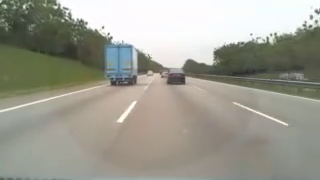
#> input picture frame 194 of clip1.mp4, 320 x 180 px
$ python lane_line_detector_video_frame_opencv.py
#> lines starting #> are read from the running program, lines starting #| are printed output that depends on the picture; after the words box and inside, x2 and y2 are one past the last pixel; in counts of white or black regions, pixels touching at a corner belong together
#> further down, frame is the input picture: shape (180, 320, 3); mean B, G, R 145.9, 157, 157.6
#steps -
    #1 - read image, find and define the roi
    #2 - image masking
    #3 - apply hough line transform
    #
import matplotlib.pylab as plt
import cv2
import numpy as np

#function to mask every other things other than our roi
def region_of_interest(img, vertices):
    mask = np.zeros_like(img)
    #channel_count = img.shape[2]        #get number of color channels
    #match_mask_color = (255,) * channel_count            #create a match color as the same as channel_count
    match_mask_color = 255            #line 8, 9 removed because when we apply the canny edge detector to image before finding the roi, therefore no need of color channel count
    cv2.fillPoly(mask, vertices, match_mask_color)            #polygon
    masked_image = cv2.bitwise_and(img, mask)            #return the image only where the mask pixels matches
    return masked_image

#draw line function
def draw_lines(img, lines):
    img = np.copy(img)          #copy image
    blank_image = np.zeros((img.shape[0], img.shape[1], img.shape[2]), dtype=np.uint8)            #create a blanked image with same size as original image
    #then loop aroun the line vector and draw lines
    #we need to draw lines in the blank image and merge with the original image
    for line in lines:
        for x1, y1, x2, y2 in line:
            cv2.line(blank_image, (x1, y1), (x2, y2), (0, 255, 0), thickness=10)

    img = cv2.addWeighted(img, 0.8, blank_image, 1, 0.0)            #merge original image with blank image()
    return img


# image = cv2.imread('../data/road.png')
# image = cv2.cvtColor(image, cv2.COLOR_BGR2RGB)

def process(image):
    #define the region of interest (roi)
    print(image.shape)
#| (180, 320, 3)
    height = image.shape[0]
#> height = 180
    width = image.shape[1]
#> width = 320

    region_of_interest_vertices = [
        (0, height),
        (width/2 , height-height/4),
        (width, height)
    ]
#> region_of_interest_vertices = [(0, 180), (160, 135), (320, 180)]

    #find out the edges
    gray_image = cv2.cvtColor(image, cv2.COLOR_RGB2GRAY)
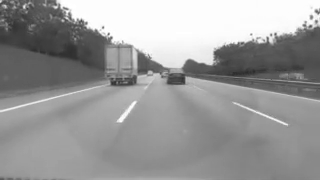
#> gray_image: shape (180, 320); min 44, max 255, mean 153.8
    canny_image = cv2.Canny(gray_image, 100, 200)
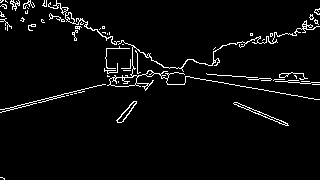
#> canny_image: shape (180, 320); 3.9% white in thin lines or dots

    image_after_masking = region_of_interest(canny_image,
                                            np.array([region_of_interest_vertices], np.int32),)
#> in region_of_interest, `cv2.fillPoly(mask, vertices, match_mask_color)`:
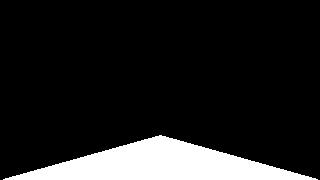
#> mask: shape (180, 320); 12.5% white; 1 white region, box (x1, y1, x2, y2) and area: (3, 135, 318, 180) 7223
#> in region_of_interest, `masked_image = cv2.bitwise_and(img, mask)`:
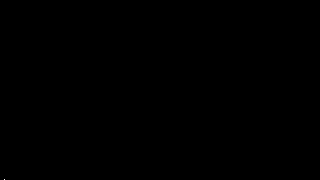
#> masked_image: shape (180, 320); 0% white in thin lines or dots, all inside (x1, y1, x2, y2) = (4, 179, 5, 180)


    #apply hough line transform
    lines = cv2.HoughLinesP(image_after_masking,
                            rho=2,
                            theta= np.pi/180,
                            threshold=120,
                            lines=np.array([]),
                            minLineLength=5,
                            maxLineGap=100)
#> lines = None

    #then define a function to draw lines
    if lines is None:
        image_with_lines = image
    else:
        image_with_lines = draw_lines(image, lines)
    return image_with_lines

capture = cv2.VideoCapture('../data/clip1.mp4')

#check whether the video is available or not
while(capture.isOpened()):
    ret, frame = capture.read()
    #frame = cv2.rotate(frame, cv2.ROTATE_90_CLOCKWISE)             #if needed
    frame = process(frame)
    cv2.imshow('frame', frame)

    if cv2.waitKey(1) & 0xFF == ord('q'):
#> (key q is pressed here)
        break

capture.release()
cv2.destroyAllWindows()

$ run again, starting later in the video
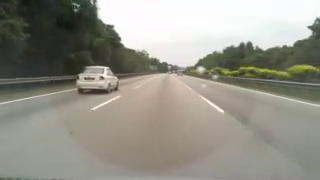
#> input picture frame 875 of clip1.mp4, 320 x 180 px
#> frame is the input picture: shape (180, 320, 3); mean B, G, R 137.1, 147.4, 148.8
#| (180, 320, 3)
#> in process, `gray_image = cv2.cvtColor(image, cv2.COLOR_RGB2GRAY)`:
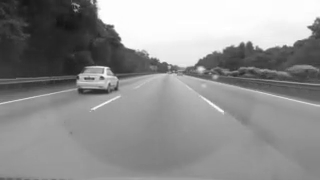
#> gray_image: shape (180, 320); min 19, max 255, mean 144.5
#> in process, `canny_image = cv2.Canny(gray_image, 100, 200)`:
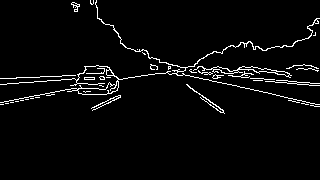
#> canny_image: shape (180, 320); 3.5% white in thin lines or dots, all inside (x1, y1, x2, y2) = (0, 0, 320, 114)
#> mask: shape (180, 320); 12.5% white; 1 white region, box (x1, y1, x2, y2) and area: (3, 135, 318, 180) 7223
#> masked_image: shape (180, 320); every value is 0
#> lines = None

$ run again, starting later in the video
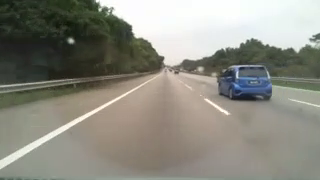
#> input picture frame 1556 of clip1.mp4, 320 x 180 px
#> frame is the input picture: shape (180, 320, 3); mean B, G, R 129.6, 139.4, 140.2
#| (180, 320, 3)
#> in process, `gray_image = cv2.cvtColor(image, cv2.COLOR_RGB2GRAY)`:
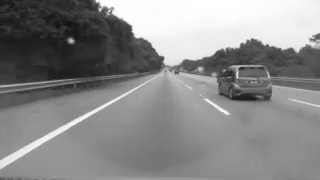
#> gray_image: shape (180, 320); min 14, max 255, mean 136.6
#> in process, `canny_image = cv2.Canny(gray_image, 100, 200)`:
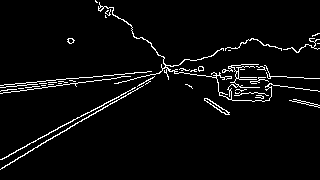
#> canny_image: shape (180, 320); 3.9% white in thin lines or dots
#> mask: shape (180, 320); 12.5% white; 1 white region, box (x1, y1, x2, y2) and area: (3, 135, 318, 180) 7223
#> masked_image: shape (180, 320); every value is 0
#> lines = None
